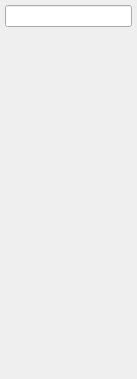
<?xml version="1.0" encoding="UTF-8"?>
<ui version="4.0">
 <class>CurrencyMenu</class>
 <widget class="QWidget" name="CurrencyMenu">
  <property name="geometry">
   <rect>
    <x>0</x>
    <y>0</y>
    <width>137</width>
    <height>379</height>
   </rect>
  </property>
  <layout class="QVBoxLayout" name="mainLayout">
   <property name="spacing">
    <number>0</number>
   </property>
   <property name="leftMargin">
    <number>1</number>
   </property>
   <property name="topMargin">
    <number>1</number>
   </property>
   <property name="rightMargin">
    <number>1</number>
   </property>
   <property name="bottomMargin">
    <number>1</number>
   </property>
   <item>
    <widget class="QWidget" name="filterWidget" native="true">
     <property name="autoFillBackground">
      <bool>true</bool>
     </property>
     <layout class="QVBoxLayout" name="filterLayout">
      <property name="spacing">
       <number>0</number>
      </property>
      <property name="leftMargin">
       <number>4</number>
      </property>
      <property name="topMargin">
       <number>4</number>
      </property>
      <property name="rightMargin">
       <number>4</number>
      </property>
      <property name="bottomMargin">
       <number>4</number>
      </property>
      <item>
       <widget class="QLineEdit" name="filterLine">
        <property name="maxLength">
         <number>20</number>
        </property>
       </widget>
      </item>
     </layout>
    </widget>
   </item>
   <item>
    <widget class="QScrollArea" name="scrollArea">
     <property name="frameShape">
      <enum>QFrame::NoFrame</enum>
     </property>
     <property name="horizontalScrollBarPolicy">
      <enum>Qt::ScrollBarAlwaysOff</enum>
     </property>
     <property name="widgetResizable">
      <bool>true</bool>
     </property>
     <widget class="QWidget" name="scrollAreaWidgetContents">
      <property name="geometry">
       <rect>
        <x>0</x>
        <y>0</y>
        <width>135</width>
        <height>349</height>
       </rect>
      </property>
      <layout class="QVBoxLayout" name="currencyLayout">
       <property name="spacing">
        <number>0</number>
       </property>
       <property name="leftMargin">
        <number>0</number>
       </property>
       <property name="topMargin">
        <number>0</number>
       </property>
       <property name="rightMargin">
        <number>0</number>
       </property>
       <property name="bottomMargin">
        <number>0</number>
       </property>
      </layout>
     </widget>
    </widget>
   </item>
  </layout>
 </widget>
 <resources/>
 <connections/>
</ui>
